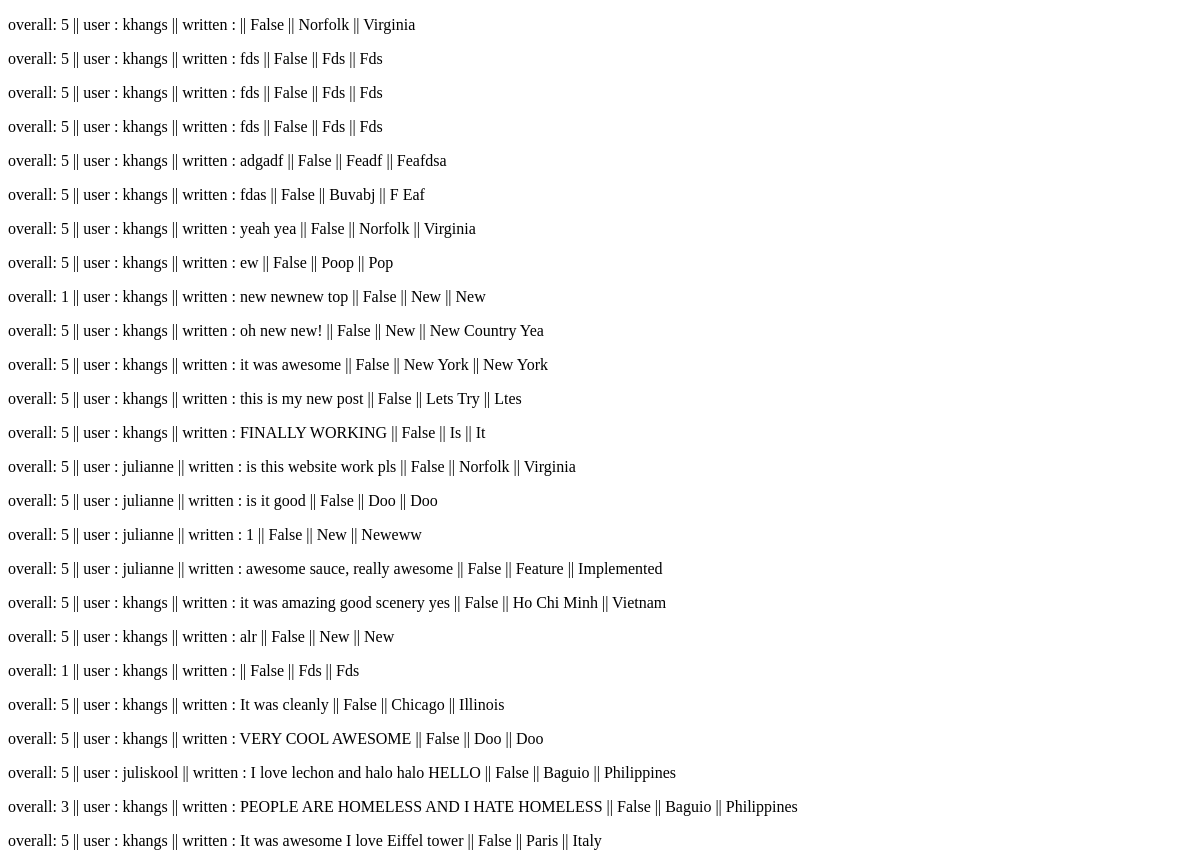
The page /postsview on the database its author committed.
### main.py (models this page shows, shortened)
class posts(db.Model):
	_id = db.Column(db.Integer, primary_key=True)
	easeOfTravel = db.Column(db.Integer)
	costOfLiving = db.Column(db.Integer)
	hospitality = db.Column(db.Integer)
	activities = db.Column(db.Integer)
	overall = db.Column(db.Integer)
	writtenReview = db.Column(db.String(350))
	user = db.Column(db.String(100))
	likes = db.Column(db.Integer)
	utc_now = datetime.utcnow()
	created_at = db.Column(db.DateTime, default = utc_now.replace(tzinfo=pytz.utc).astimezone(pytz.timezone('US/Eastern')))
	country = db.Column(db.String(60))
	city = db.Column(db.String(60))
	inUS = db.Column(db.Boolean)

### main.py (the view)
@app.route("/postsview")
def postsview():
	return render_template('postview.html', posts = posts.query.all());

### templates/postview.html (shortened to what this page needs)
{% extends 'layout.html'%}
{% block content%}
	{% for item in posts %}
		<p>overall: {{ item.overall }} || user : {{  item.user }} || written : {{ item.writtenReview }} || {{item.inUS}} || {{item.city}} || {{item.country}}</p>
	{% endfor %}
{% endblock %}

### rows shown on the page
posts: overall "5", user "khangs", inUS "False", city "Norfolk", country "Virginia"
posts: overall "5", user "khangs", writtenReview "fds", inUS "False", city "Fds", country "Fds"
posts: overall "5", user "khangs", writtenReview "fds", inUS "False", city "Fds", country "Fds"
posts: overall "5", user "khangs", writtenReview "fds", inUS "False", city "Fds", country "Fds"
posts: overall "5", user "khangs", writtenReview "adgadf", inUS "False", city "Feadf", country "Feafdsa"
posts: overall "5", user "khangs", writtenReview "fdas", inUS "False", city "Buvabj", country "F Eaf"
posts: overall "5", user "khangs", writtenReview "yeah yea", inUS "False", city "Norfolk", country "Virginia"
posts: overall "5", user "khangs", writtenReview "ew", inUS "False", city "Poop", country "Pop"
posts: overall "1", user "khangs", writtenReview "new newnew top", inUS "False", city "New", country "New"
posts: overall "5", user "khangs", writtenReview "oh new new!", inUS "False", city "New", country "New Country Yea"
posts: overall "5", user "khangs", writtenReview "it was awesome", inUS "False", city "New York", country "New York"
posts: overall "5", user "khangs", writtenReview "this is my new post", inUS "False", city "Lets Try", country "Ltes"
posts: overall "5", user "khangs", writtenReview "FINALLY WORKING", inUS "False", city "Is", country "It"
posts: overall "5", user "julianne", writtenReview "is this website work pls", inUS "False", city "Norfolk", country "Virginia"
posts: overall "5", user "julianne", writtenReview "is it good", inUS "False", city "Doo", country "Doo"
posts: overall "5", user "julianne", writtenReview "1", inUS "False", city "New", country "Neweww"
posts: overall "5", user "julianne", writtenReview "awesome sauce, really awesome", inUS "False", city "Feature", country "Implemented"
posts: overall "5", user "khangs", writtenReview "it was amazing good scenery yes", inUS "False", city "Ho Chi Minh", country "Vietnam"
posts: overall "5", user "khangs", writtenReview "alr", inUS "False", city "New", country "New"
posts: overall "1", user "khangs", inUS "False", city "Fds", country "Fds"
posts: overall "5", user "khangs", writtenReview "It was cleanly", inUS "False", city "Chicago", country "Illinois"
posts: overall "5", user "khangs", writtenReview "VERY COOL AWESOME", inUS "False", city "Doo", country "Doo"
posts: overall "5", user "juliskool", writtenReview "I love lechon and halo halo HELLO", inUS "False", city "Baguio", country "Philippines"
posts: overall "3", user "khangs", writtenReview "PEOPLE ARE HOMELESS AND I HATE HOMELESS", inUS "False", city "Baguio", country "Philippines"
posts: overall "5", user "khangs", writtenReview "It was awesome I love Eiffel tower", inUS "False", city "Paris", country "Italy"
